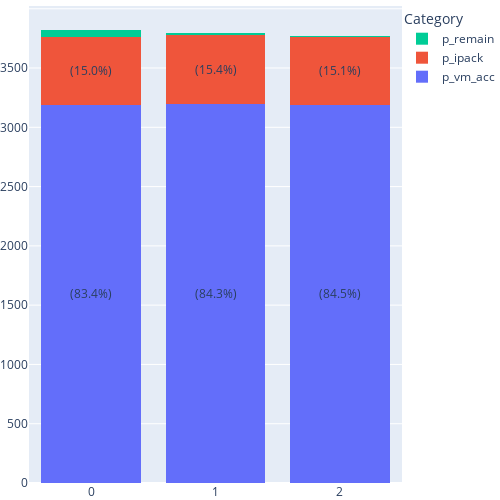
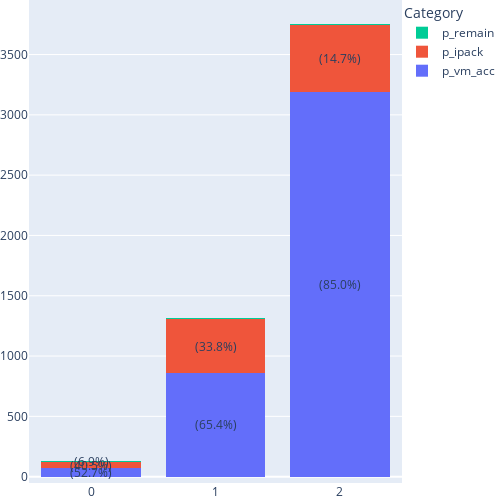
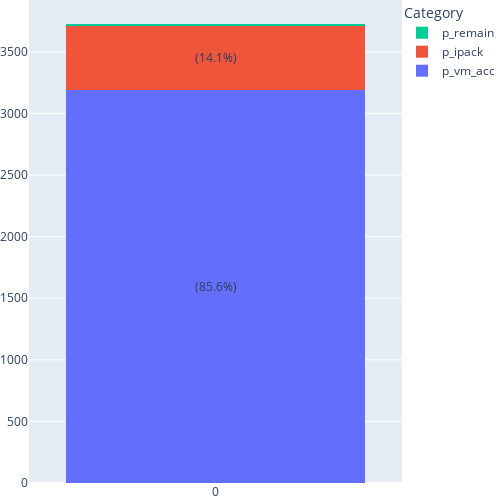

These figures' notebook cell, in order:
### Code cell
import pandas as pd
import plotly.graph_objects as go
import os
# TODO fix for single row dataframes

def plot_bar_chart(filepath):
    df = pd.read_csv(filepath)
    df = df.loc[:, df.columns.str.startswith("t_") | df.columns.str.startswith("p_")]
    t_col = df.columns[df.columns.str.startswith("t_")][0]
    df["p_remain"] = df[t_col] - df.loc[:, df.columns.str.startswith("p_")].sum(axis=1)
    df.drop(t_col, axis=1, inplace=True)
    df = df.reindex(df.sum().sort_values(ascending=False).index, axis=1)
    fig = go.Figure()
    fig.update_layout(width=500, height=500)
    for col in df.columns:
        fig.add_trace(go.Bar(x=df.index, y=df[col], name=col))
    fig.update_layout(
        barmode="stack",
        xaxis=dict(
            tickmode="array",
            tickvals=list(range(len(df.index))),
            ticktext=list(df.index),
        ),
        legend=dict(title="Category", orientation="v", x=1, y=1),
    )

    for i, col in enumerate(df.columns):
        for j, val in enumerate(df[col]):
            percent = val / df.iloc[j].sum() * 100
            if percent > 5:
                fig.add_annotation(
                    x=j,
                    y=df.iloc[j, :i].sum() + val / 2,
                    text=f"({percent:.1f}%)",
                    showarrow=False,
                )
    fig.update_traces(marker_line_width=0)
    fig.update_layout(margin=dict(l=0, r=0, t=0, b=0))
    fig.show()
    # fig.write_image(f"{filepath}.pdf",format="pdf")

show_all = False
show_x = 3
mdir = "../secda_benchmark_suite/results"
files = [f for f in os.listdir(mdir) if f.endswith(".csv")]
files.sort(key=lambda x: os.path.getmtime(os.path.join(mdir, x)))
files.reverse()
files = files[1:]
for f in files:
    if f.endswith(".csv"):
        print(f)
        plot_bar_chart(os.path.join(mdir, f))
        show_x -= 1
        if show_x == 0 and not show_all:
            break

### Figure 1 — Plotly figure (JSON) as saved in the notebook; plotly's stock layout.template omitted (floating-point values rounded to 4 significant figures)
{"data": [{"marker": {"line": {"width": 0}}, "name": "p_vm_acc", "type": "bar", "x": [0, 1, 2], "y": [3189, 3196, 3190]}, {"marker": {"line": {"width": 0}}, "name": "p_ipack", "type": "bar", "x": [0, 1, 2], "y": [572, 585, 570]}, {"marker": {"line": {"width": 0}}, "name": "p_remain", "type": "bar", "x": [0, 1, 2], "y": [61, 11, 13]}], "layout": {"annotations": [{"showarrow": false, "text": "(83.4%)", "x": 0, "y": 1594.0}, {"showarrow": false, "text": "(84.3%)", "x": 1, "y": 1598}, {"showarrow": false, "text": "(84.5%)", "x": 2, "y": 1595}, {"showarrow": false, "text": "(15.0%)", "x": 0, "y": 3475}, {"showarrow": false, "text": "(15.4%)", "x": 1, "y": 3488.0}, {"showarrow": false, "text": "(15.1%)", "x": 2, "y": 3475}], "barmode": "stack", "height": 500, "legend": {"orientation": "v", "title": {"text": "Category"}, "x": 1, "y": 1}, "margin": {"b": 0, "l": 0, "r": 0, "t": 0}, "width": 500, "xaxis": {"tickmode": "array", "ticktext": [0, 1, 2], "tickvals": [0, 1, 2]}}}

### Figure 2 — Plotly figure (JSON) as saved in the notebook; plotly's stock layout.template omitted (floating-point values rounded to 4 significant figures)
{"data": [{"marker": {"line": {"width": 0}}, "name": "p_vm_acc", "type": "bar", "x": [0, 1, 2], "y": [69, 860, 3190]}, {"marker": {"line": {"width": 0}}, "name": "p_ipack", "type": "bar", "x": [0, 1, 2], "y": [53, 445, 552]}, {"marker": {"line": {"width": 0}}, "name": "p_remain", "type": "bar", "x": [0, 1, 2], "y": [9, 10, 10]}], "layout": {"annotations": [{"showarrow": false, "text": "(52.7%)", "x": 0, "y": 34.5}, {"showarrow": false, "text": "(65.4%)", "x": 1, "y": 430}, {"showarrow": false, "text": "(85.0%)", "x": 2, "y": 1595}, {"showarrow": false, "text": "(40.5%)", "x": 0, "y": 95.5}, {"showarrow": false, "text": "(33.8%)", "x": 1, "y": 1082.0}, {"showarrow": false, "text": "(14.7%)", "x": 2, "y": 3466}, {"showarrow": false, "text": "(6.9%)", "x": 0, "y": 126.5}], "barmode": "stack", "height": 500, "legend": {"orientation": "v", "title": {"text": "Category"}, "x": 1, "y": 1}, "margin": {"b": 0, "l": 0, "r": 0, "t": 0}, "width": 500, "xaxis": {"tickmode": "array", "ticktext": [0, 1, 2], "tickvals": [0, 1, 2]}}}

### Figure 3 — Plotly figure (JSON) as saved in the notebook; plotly's stock layout.template omitted (floating-point values rounded to 4 significant figures)
{"data": [{"marker": {"line": {"width": 0}}, "name": "p_vm_acc", "type": "bar", "x": [0], "y": [3189]}, {"marker": {"line": {"width": 0}}, "name": "p_ipack", "type": "bar", "x": [0], "y": [524]}, {"marker": {"line": {"width": 0}}, "name": "p_remain", "type": "bar", "x": [0], "y": [12]}], "layout": {"annotations": [{"showarrow": false, "text": "(85.6%)", "x": 0, "y": 1594.0}, {"showarrow": false, "text": "(14.1%)", "x": 0, "y": 3451}], "barmode": "stack", "height": 500, "legend": {"orientation": "v", "title": {"text": "Category"}, "x": 1, "y": 1}, "margin": {"b": 0, "l": 0, "r": 0, "t": 0}, "width": 500, "xaxis": {"tickmode": "array", "ticktext": [0], "tickvals": [0]}}}
